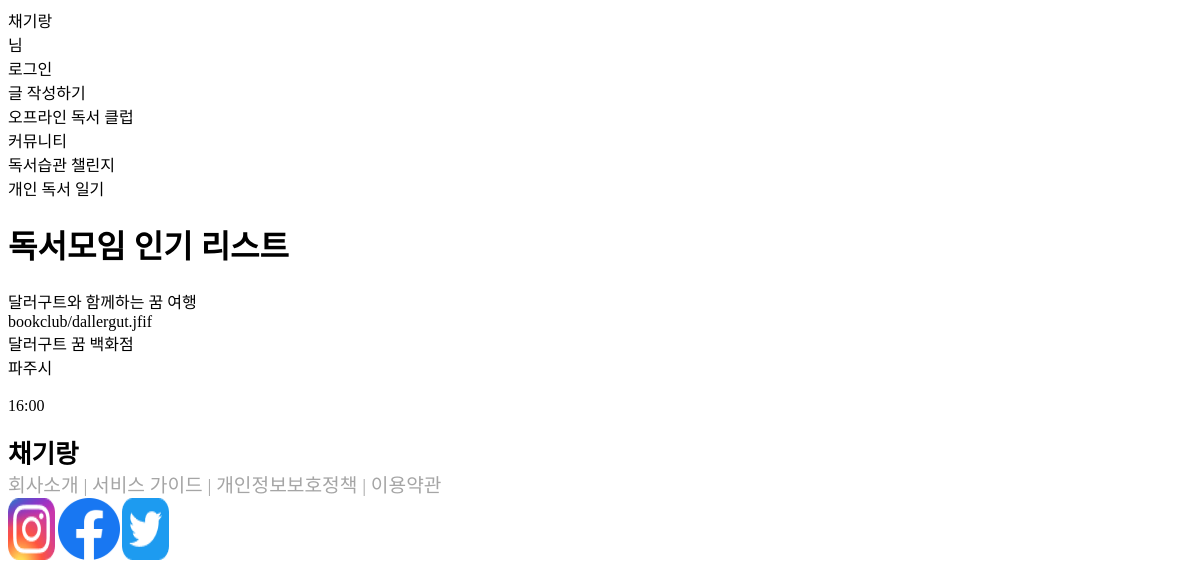
The app's page /club/popularlist, older data.
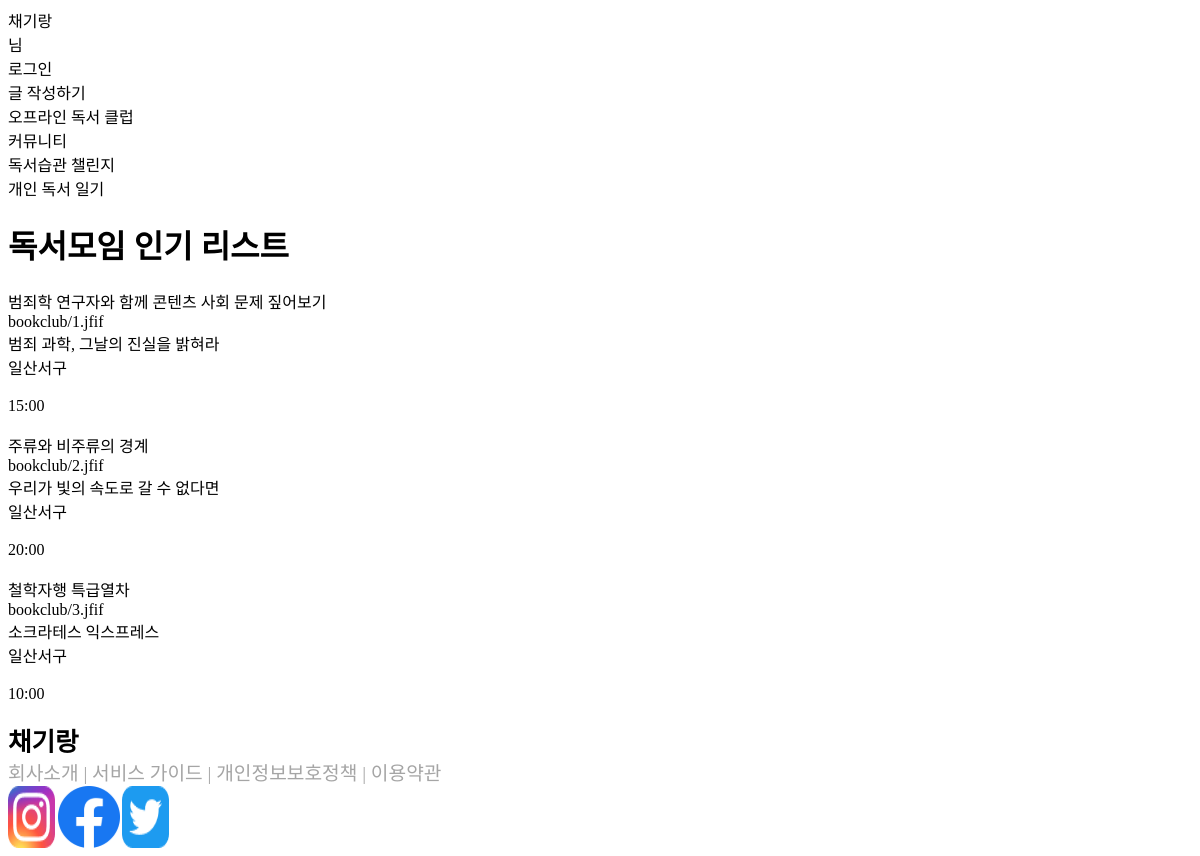
The same page, newer data.
### bookclub/models.py (models this page shows, shortened)
class BookClub(models.Model):
    group_name = models.CharField(verbose_name='모임명', max_length=30)
    book_photo = models.ImageField(verbose_name='사진', upload_to='bookclub/', null=True, blank=True) # '/media/'+'bookclub/' # default='default_photo.png'
    book_title = models.CharField(verbose_name='책 제목', max_length=30)
    book_author = models.CharField(verbose_name='지은이', max_length=10)
    regularity = models.BooleanField(verbose_name='정기/비정기', default=False) # True(정기)/False(비정기)
    date1 = models.CharField(verbose_name='1회 날짜', max_length=20, blank=True)
    date2 = models.CharField(verbose_name='2회 날짜', max_length=20, blank=True)
    date3 = models.CharField(verbose_name='3회 날짜', max_length=20, blank=True)
    date4 = models.CharField(verbose_name='4회 날짜', max_length=20, blank=True)
    date5 = models.CharField(verbose_name='5회 날짜', max_length=20, blank=True)
    time = models.CharField(verbose_name='시간', max_length=20)
    city_location = models.CharField(verbose_name='장소(시/도)', max_length=10)
    district_location = models.CharField(verbose_name='장소(구/시/군)', max_length=10)
    dong_location = models.CharField(verbose_name='장소(동/읍/면)', max_length=10)
    full_address = models.CharField(verbose_name='전체 주소', max_length=50)
    discussion_field = models.CharField(verbose_name='토론 분야', max_length=10)
    discussion_keywords = models.CharField(verbose_name='토론 키워드', max_length=10)
    min_members = models.IntegerField(verbose_name='최소 멤버수', default=3, validators=[MinValueValidator(1)])
    max_members = models.IntegerField(verbose_name='최대 멤버수', default=6, validators=[MaxValueValidator(20)])
    applied_members = models.IntegerField(verbose_name='신청한 멤버수', default=0)
    details = models.CharField(verbose_name='클럽 상세 내용', max_length=400, blank=True)
    likes = models.IntegerField(verbose_name='좋아요 수', default=0)
    big_category=models.CharField(verbose_name='카테고리1', max_length=10, blank=True)
    middle_category=models.CharField(verbose_name='카테고리2', max_length=10, blank=True)
    small_category=models.CharField(verbose_name='카테고리3', max_length=10, blank=True)

### bookclub/views.py (the view)
# urls.py: path('popularlist', popular_list, name='popularlist'),
def popular_list(request):
    if request.method == 'GET':
        if q: # 필터링이 걸려있다면
            clubs = filtering(request)
        else:
            clubs = BookClub.objects.order_by('-likes') # likes 많은 순으로 정렬(내림차순)
        club_list = []
        for club in clubs:
            club_data = {
                'club_id': club.id,
                'group_name': club.group_name,
                'book_photo': club.book_photo,
                'book_title': club.book_title,
                'district_location': club.district_location,
                'date1': club.date1,
                'time': club.time
            }
            club_list.append(club_data)
        context = {'clubs': club_list}
        return render(request, 'club/popular_list.html', context)

### templates/club/popular_list.html (shortened to what this page needs)
{% extends 'base2.html' %}
{% block content %}
<h1>독서모임 인기 리스트</h1>
{% for club in clubs %}
    <div>
        {{club.group_name}}<br>
        {{club.book_photo}}<br>
        {{club.book_title}}<br>
        {{club.district_location}}<br>
        {{club.date}}<br>
        {{club.time}}<br>
        <br>
    </div>
{% endfor %}
{% endblock %}

### templates/base2.html (shortened to what this page needs)
{% include 'header.html' %}
{% load static %}
<!DOCTYPE html>
<html lang="ko">
<head>
</head>
<body class="container">
    <div>
        {% block content %}
        {% endblock %}
    </div>
</body>
</html>
{% include 'footer.html' %}

### templates/header.html
<header>
    <div id="head">
        <div>
            <div onClick="location.href='/main/'" style="cursor: pointer;">채기랑</div>
            <div id="divRight">
                <div>{{ user.username }}님</div>
                <div onClick="location.href='/accounts/login'" style="cursor: pointer;">로그인</div>
                <div onClick="location.href='/community/create'" style="cursor: pointer;">글 작성하기</div>
            </div>
        </div>
    </div>
    <div id="nav">
        <div>
            <div onClick="location.href='/club/main'" style="cursor: pointer;">오프라인 독서 클럽</div>
            <div onClick="location.href='/community/main'" style="cursor: pointer;">커뮤니티</div>
            <div>독서습관 챌린지</div>
            <div>개인 독서 일기</div>
        </div>
    </div>
</header>

### templates/footer.html
<footer>
    <div style="font-size: 1.6rem; font-weight: 700;">채기랑</div>
    <div style="font-size: 1.2rem; color: #A5A5A5;">회사소개 | 서비스 가이드 | 개인정보보호정책 | 이용약관</div>
    <div style="display: flex; flex-direction: row; width: 161px; justify-content: space-between;">
        <img src="/static/img/instagram.png" alt="인스타그램">
        <img src="/static/img/facebook.svg" alt="페이스북">
        <img src="/static/img/twitter.png" alt="트위터">
    </div>
</footer>

Row changes from the older to the newer data that the page shows:
added BookClub: group_name "주류와 비주류의 경계", book_photo "bookclub/2.jfif", book_title "우리가 빛의 속도로 갈 수 없다면", district_location "일산서구", time "20:00"
added BookClub: group_name "철학자행 특급열차", book_photo "bookclub/3.jfif", book_title "소크라테스 익스프레스", district_location "일산서구", time "10:00"
Text that changed along with them:
new list line: "범죄학 연구자와 함께 콘텐츠 사회 문제 짚어보기 bookclub/1.jfif 범죄 과학, 그날의 진실을 밝혀라 일산서구 15:00"
list line gone: "달러구트와 함께하는 꿈 여행 bookclub/dallergut.jfif 달러구트 꿈 백화점 파주시 16:00"
